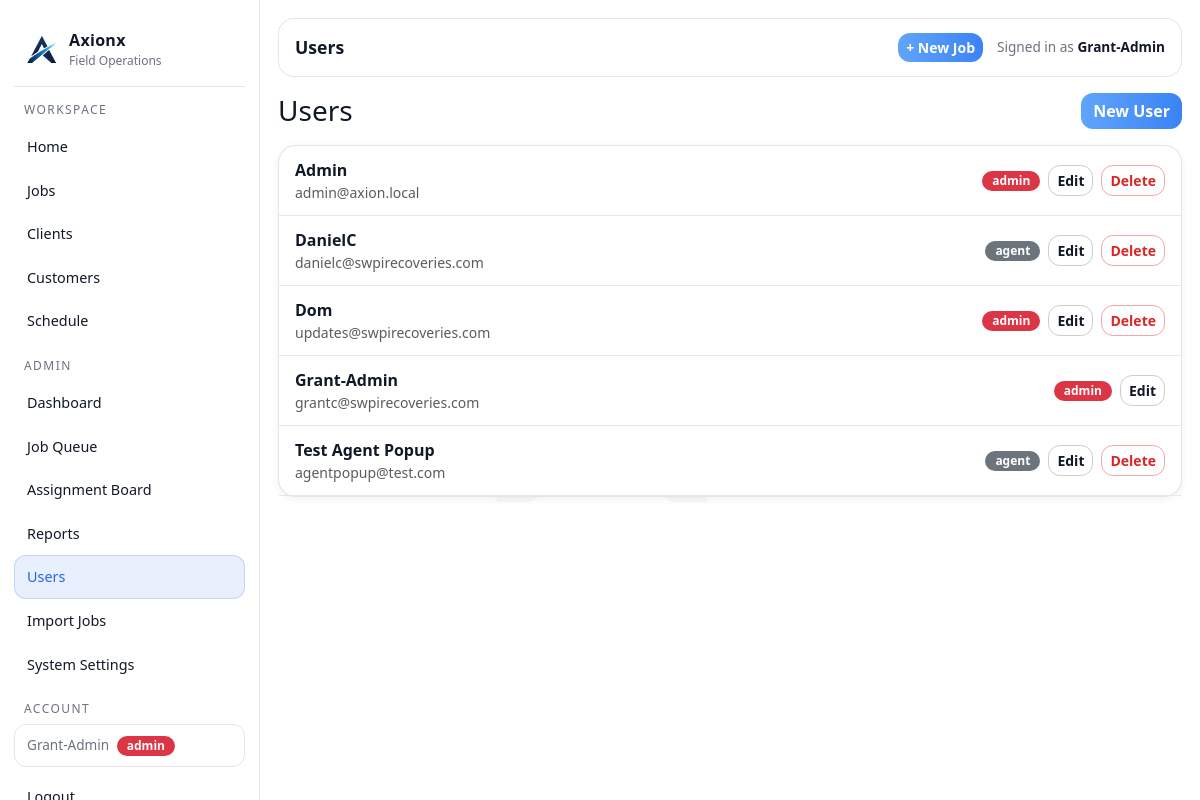
Page /users (signed in) on the committed database.
### tables this page shows
CREATE TABLE users (
        id INTEGER PRIMARY KEY AUTOINCREMENT,
        full_name TEXT NOT NULL,
        email TEXT UNIQUE NOT NULL,
        password TEXT NOT NULL,
        role TEXT NOT NULL,
        active INTEGER NOT NULL DEFAULT 1,
        created_at TEXT NOT NULL
    );

### app.py (the view)
@app.get("/users")
@admin_required
def users_list():
    conn = db()
    cur = conn.cursor()
    cur.execute("SELECT * FROM users ORDER BY full_name")
    rows = cur.fetchall()
    conn.close()
    return render_template("users.html", users=rows)

### app.py (called while the page is built)
@app.after_request
def add_security_headers(resp):
    resp.headers["X-Content-Type-Options"] = "nosniff"
    resp.headers["X-Frame-Options"] = "DENY"
    resp.headers["Referrer-Policy"] = "strict-origin-when-cross-origin"
    resp.headers["Content-Security-Policy"] = (
        "default-src 'self' https: data:; "
        "img-src 'self' https: data:; "
        "script-src 'self' 'unsafe-inline' https:; "
        "style-src 'self' 'unsafe-inline' https:;"
    )
    return resp

def db():
    conn = sqlite3.connect(DB_PATH)
    conn.row_factory = sqlite3.Row
    return conn

def add_column_if_missing(cur, table, col, coltype):
    cur.execute(f"PRAGMA table_info({table})")
    cols = [r["name"] for r in cur.fetchall()]
    if col not in cols:
        cur.execute(f"ALTER TABLE {table} ADD COLUMN {col} {coltype}")

@app.context_processor
def inject_globals():
    return {
        "GOOGLE_MAPS_API_KEY": os.environ.get("GOOGLE_MAPS_API_KEY", ""),
        "google_maps_api_key": os.getenv("GOOGLE_MAPS_API_KEY", "")
    }

@app.before_request
def _ensure_db():
    init_db()

def admin_required(f):
    @wraps(f)
    def wrapper(*args, **kwargs):
        if not session.get("user_id"):
            return redirect(url_for("login"))
        if session.get("role") != "admin":
            flash("Admin access required.", "danger")
            return redirect(url_for("index"))
        return f(*args, **kwargs)
    return wrapper

### templates/users.html (shortened to what this page needs)
{% extends "layout.html" %}
{% block page_title %}Users{% endblock %}
{% block content %}
<div class="d-flex justify-content-between align-items-center mb-3">
  <h3 class="m-0">Users</h3>
  <a class="btn btn-primary" href="/users/new">New User</a>
</div>
<div class="ax-card">
  <div class="ax-card-b p-0">
    {% for u in users %}
    <div style="display:flex;align-items:center;gap:12px;padding:.75rem 1rem;border-bottom:1px solid #e5e7eb;">
      <div style="flex:1;min-width:0;">
        <div class="fw-semibold">{{ u.full_name }}</div>
        <div class="small text-muted">{{ u.email }}</div>
      </div>
      <div class="d-flex align-items-center gap-2">
        <span class="badge {% if u.role == 'admin' %}bg-danger{% else %}bg-secondary{% endif %}">{{ u.role }}</span>
        <a href="/users/{{ u.id }}/edit" class="btn btn-sm btn-outline-secondary">Edit</a>
        {% if u.id != session.get('user_id') %}
        <form method="post" action="/users/{{ u.id }}/delete" style="margin:0;"
              onsubmit="return confirm('Delete {{ u.full_name }}? This cannot be undone.');">
          <button type="submit" class="btn btn-sm btn-outline-danger">Delete</button>
        </form>
        {% endif %}
      </div>
    </div>
    {% else %}
    <div class="text-muted p-3">No users yet.</div>
    {% endfor %}
  </div>
</div>
{% endblock %}

### templates/layout.html (shortened to what this page needs)
<!doctype html>
<html lang="en">
<head>
  <link href="https://cdn.jsdelivr.net/npm/bootstrap@5.3.3/dist/css/bootstrap.min.css" rel="stylesheet">
</head>
<body>
  <div class="ax-shell">
    <aside class="ax-sidebar">
      <a class="ax-brand" href="/dashboard">
        <img src="{{ url_for('static', filename='images/axionx-icon.png') }}" alt="Axionx">
        <div>
          <div class="name">Axionx</div>
          <div class="sub">Field Operations</div>
        </div>
      </a>
      <div class="ax-nav">
        <div class="hint">Workspace</div>
        <a href="/dashboard" class="{% if request.path == '/dashboard' %}active{% endif %}">Home</a>
        <a href="/jobs" class="{% if request.path.startswith('/jobs') %}active{% endif %}">Jobs</a>
        {% if session.get('role') != 'agent' %}
        <a href="/clients" class="{% if request.path.startswith('/clients') %}active{% endif %}">Clients</a>
        <a href="/customers" class="{% if request.path.startswith('/customers') %}active{% endif %}">Customers</a>
        <a href="/schedule" class="{% if request.path.startswith('/schedule') %}active{% endif %}">Schedule</a>
        {% endif %}
        {% if session.get('role') == 'admin' %}
          <div class="hint">Admin</div>
          <a href="/admin" class="{% if request.path == '/admin' %}active{% endif %}">Dashboard</a>
          <a href="/queue" class="{% if request.path.startswith('/queue') %}active{% endif %}">Job Queue</a>
          <a href="/assign" class="{% if request.path.startswith('/assign') %}active{% endif %}">Assignment Board</a>
          <a href="/reports/monthly" class="{% if request.path.startswith('/reports') %}active{% endif %}">Reports</a>
          <a href="/users" class="{% if request.path.startswith('/users') %}active{% endif %}">Users</a>
          <a href="/import/jobs" class="{% if request.path.startswith('/import') %}active{% endif %}">Import Jobs</a>
          <a href="/admin/settings" class="{% if request.path.startswith('/admin/settings') %}active{% endif %}">System Settings</a>
        {% endif %}
        <div class="hint">Account</div>
        {% if session.get('user_id') %}
          <div class="ax-user-chip mb-2">
            {{ session.get('user_name') }}
            <span class="badge {% if session.get('role') == 'admin' %}bg-danger{% else %}bg-secondary{% endif %} ms-1">{{ session.get('role') }}</span>
          </div>
          <a href="/logout">Logout</a>
        {% else %}
          <a href="/login" class="{% if request.path.startswith('/login') or request.path.startswith('/signup') %}active{% endif %}">Login</a>
        {% endif %}
      </div>
    </aside>
    <main class="ax-main">
      <div class="ax-topbar">
        <div class="title">{% block page_title %}Axion{% endblock %}</div>
        <div style="display:flex; align-items:center; gap:14px;">
          {% if session.get('user_id') and session.get('role') != 'agent' %}
            <a href="/jobs/new" class="btn btn-primary btn-sm">+ New Job</a>
          {% endif %}
          <div style="color:var(--muted); font-size:.85rem;">
            {% if session.get('user_id') %}
              Signed in as <strong style="color:var(--text)">{{ session.get('user_name') }}</strong>
            {% else %}
              Not signed in
            {% endif %}
          </div>
        </div>
      </div>
      {% block content %}{% endblock %}
    </main>
  </div>
</body>
</html>

### templates/layout.html (style rules this page uses)
:root { --bg: #ffffff; --panel: #ffffff; --panel2: #f3f4f6; --card: #f9fafb; --text: #111827; --muted: #6b7280; --line: rgba(0,0,0,.10); --accent: #2563eb; --accent2: #16a34a; --danger: #dc2626; }
body { background: #ffffff; color: var(--text); }
body::before { content: ''; position: fixed; inset: 0; background: url('/static/images/axionx-icon.png') center center / 260px auto no-repeat; opacity: .03; pointer-events: none; z-index: 0; }
.ax-shell { min-height: 100vh; display: grid; grid-template-columns: 260px 1fr; position: relative; z-index: 1; }
.ax-sidebar { background: #ffffff; border-right: 1px solid var(--line); position: sticky; top: 0; height: 100vh; padding: 18px 14px; overflow-y: auto; }
.ax-brand { display:flex; align-items:center; gap: 10px; padding: 10px 10px 16px 10px; border-bottom: 1px solid var(--line); margin-bottom: 14px; text-decoration: none; }
.ax-brand img { height: 34px; }
.ax-brand .name { font-weight: 700; letter-spacing: .3px; color: var(--text); }
.ax-brand .sub { font-size: .75rem; color: var(--muted); }
.ax-nav a { display:flex; align-items:center; gap: 10px; padding: 10px 12px; border-radius: 12px; color: var(--text); text-decoration:none; border: 1px solid transparent; font-size: .9rem; }
.ax-nav a.active { background: rgba(37,99,235,.10); border-color: rgba(37,99,235,.20); color: #2563eb; }
.ax-nav .hint { color: var(--muted); font-size: .75rem; margin: 14px 10px 6px; text-transform: uppercase; letter-spacing: .12em; }
.ax-user-chip { margin-top: auto; padding: 10px 12px; border-radius: 12px; border: 1px solid var(--line); font-size: .85rem; color: var(--muted); }
.ax-main { padding: 18px 18px 28px; min-width: 0; }
.ax-topbar { background: #ffffff; border: 1px solid var(--line); border-radius: 16px; padding: 14px 16px; display:flex; align-items:center; justify-content: space-between; margin-bottom: 16px; }
.ax-topbar .title { font-size: 1.1rem; font-weight: 650; }
.ax-card { background: #ffffff; border: 1px solid var(--line); border-radius: 18px; box-shadow: 0 2px 8px rgba(0,0,0,.06); overflow: visible; }
.ax-card .ax-card-b { padding: 14px 16px; }
.btn { border-radius: 12px; font-weight: 600; }
.btn-primary { background: linear-gradient(90deg, #60a5fa, #3b82f6); border: 0; }
.btn-outline-secondary { border-color: rgba(0,0,0,.20); color: var(--text); }
.btn-outline-danger { border-color: rgba(220,38,38,.4); color: #dc2626; }
.badge { border-radius: 999px; padding: 4px 10px; font-weight: 600; font-size: .75rem; }
h3, h4, h5 { color: var(--text); }

### rows in the picture
users: get "Grant-Admin", full_name "Grant-Admin", email "grantc@swpirecoveries.com", role "admin"
users: full_name "Admin", email "admin@axion.local", role "admin"
users: full_name "DanielC", email "danielc@swpirecoveries.com", role "agent"
users: full_name "Dom", email "updates@swpirecoveries.com", role "admin"
users: full_name "Test Agent Popup", email "agentpopup@test.com", role "agent"

### other values in the picture
{{ session.get('role') }} "admin"
